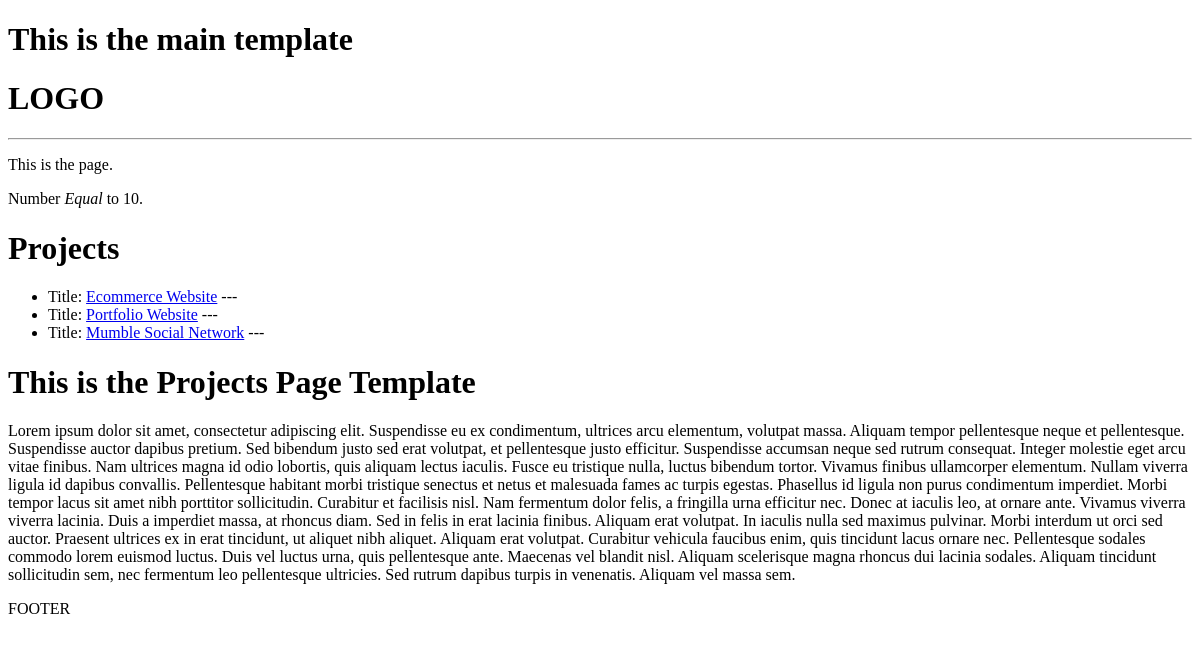
The app's page /projects/, older data.
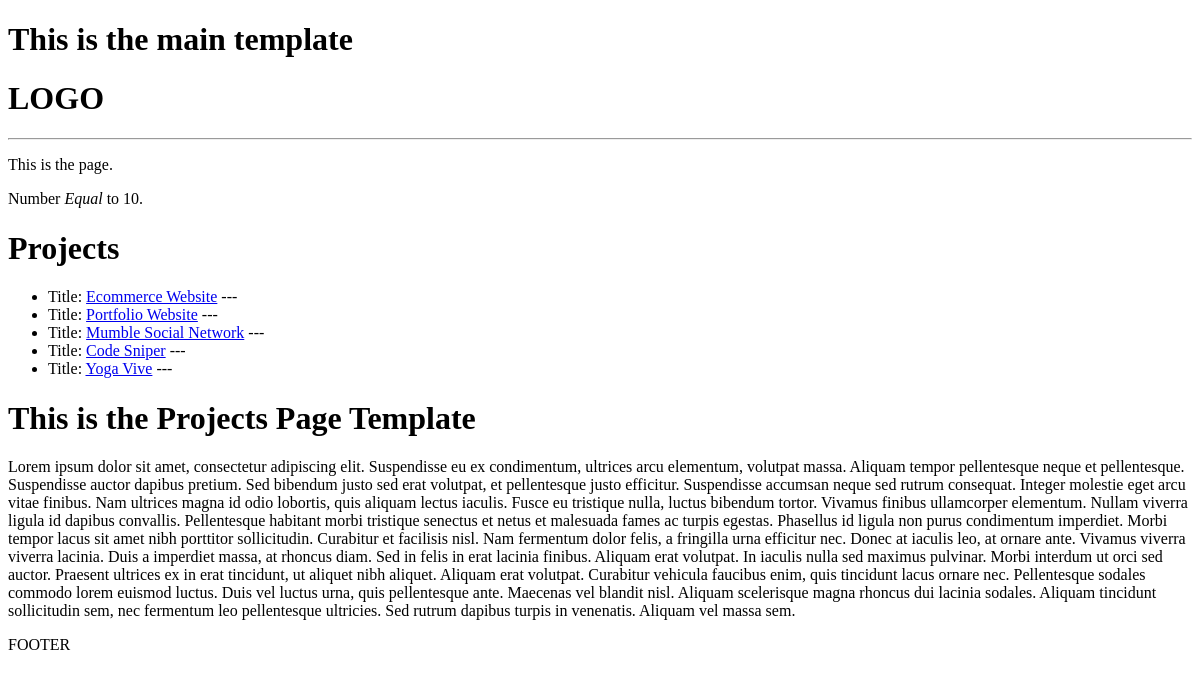
The same page, newer data.
### projects_page/models.py (models this page shows, shortened)
class PROJECT_TABLE(models.Model):
    title = models.CharField(max_length=200)
    description = models.TextField(null=True, blank=True)
    demo_link = models.CharField(max_length=2000, null=True, blank=True)
    source_link = models.CharField(max_length=2000, null=True, blank=True)
    created = models.DateTimeField(auto_now_add=True)
    id = models.UUIDField(default=uuid.uuid4, unique=True, primary_key=True, editable=False)
    tags = models.ManyToManyField('TAG_TABLE', blank=True)
    vote_count = models.IntegerField(default=0, null=True, blank=True)
    vote_ratio = models.IntegerField(default=0, null=True, blank=True)

### projects_page/views.py (the view)
# urls.py: path('projects/', views.projects, name='projects'),
def projects(request):
    projects = PROJECT_TABLE.objects.all()
    context = {'projects': projects }
    return render(request, 'projects_page/projects-page.html', context)

### projects_page/templates/projects_page/projects-page.html
{% extends 'main.html' %}
{% block content %}
<p>This is the {{page}} page.</p>
{% if number > 10 %}
    <p>Number <em>Greater</em> than 10.</p>
{% elif number < 10 %}
    <p>Number <em>Smaller</em> than 10.</p>
{% else %}
    <p>Number <em>Equal</em> to 10.</p>
{% endif %}
<h1>Projects</h1>
<ul>
    {% for project in projects%}
        <li>Title: <a href="{% url 'project' project.id %}">{{project.title}}</a> --- {{project.description}}</li>
    {% endfor%}
</ul>
<h1>This is the Projects Page Template</h1>
<p> Lorem ipsum dolor sit amet, consectetur adipiscing elit. Suspendisse eu ex condimentum, ultrices arcu elementum, volutpat massa. Aliquam tempor pellentesque neque et pellentesque. Suspendisse auctor dapibus pretium. Sed bibendum justo sed erat volutpat, et pellentesque justo efficitur. Suspendisse accumsan neque sed rutrum consequat. Integer molestie eget arcu vitae finibus. Nam ultrices magna id odio lobortis, quis aliquam lectus iaculis. Fusce eu tristique nulla, luctus bibendum tortor. Vivamus finibus ullamcorper elementum. Nullam viverra ligula id dapibus convallis. Pellentesque habitant morbi tristique senectus et netus et malesuada fames ac turpis egestas. Phasellus id ligula non purus condimentum imperdiet. Morbi tempor lacus sit amet nibh porttitor sollicitudin. Curabitur et facilisis nisl. Nam fermentum dolor felis, a fringilla urna efficitur nec. Donec at iaculis leo, at ornare ante.
Vivamus viverra viverra lacinia. Duis a imperdiet massa, at rhoncus diam. Sed in felis in erat lacinia finibus. Aliquam erat volutpat. In iaculis nulla sed maximus pulvinar. Morbi interdum ut orci sed auctor. Praesent ultrices ex in erat tincidunt, ut aliquet nibh aliquet. Aliquam erat volutpat. Curabitur vehicula faucibus enim, quis tincidunt lacus ornare nec. Pellentesque sodales commodo lorem euismod luctus. Duis vel luctus urna, quis pellentesque ante. Maecenas vel blandit nisl. Aliquam scelerisque magna rhoncus dui lacinia sodales. Aliquam tincidunt sollicitudin sem, nec fermentum leo pellentesque ultricies. Sed rutrum dapibus turpis in venenatis. Aliquam vel massa sem. </p>
{% endblock content %}

### templates/main.html (shortened to what this page needs)
<!DOCTYPE html>
<html lang="en">
<head>
</head>
<body>
    <h1>This is the main template</h1>
    {% include 'navbar.html' %}
    {% block content %}
    {% endblock content %}
    <p>FOOTER </p>
</body>
</html>

### templates/navbar.html
<h1>LOGO</h1>
<hr>

Row changes from the older to the newer data that the page shows:
added PROJECT_TABLE: title "Code Sniper"
added PROJECT_TABLE: title "Yoga Vive"
